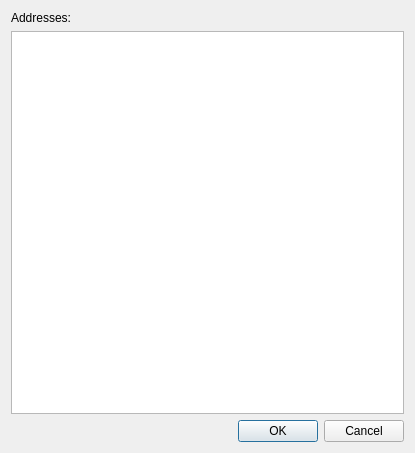
<?xml version="1.0" encoding="UTF-8"?>
<ui version="4.0">
 <class>QtDialogListWidget</class>
 <widget class="QDialog" name="Dialog">
  <property name="geometry">
   <rect>
    <x>0</x>
    <y>0</y>
    <width>415</width>
    <height>453</height>
   </rect>
  </property>
  <property name="windowTitle">
   <string>QtDialogListWidget</string>
  </property>
  <layout class="QGridLayout" name="gridLayout">
   <item row="2" column="0">
    <widget class="QDialogButtonBox" name="buttonBox">
     <property name="orientation">
      <enum>Qt::Horizontal</enum>
     </property>
     <property name="standardButtons">
      <set>QDialogButtonBox::Cancel|QDialogButtonBox::Ok</set>
     </property>
    </widget>
   </item>
   <item row="1" column="0">
    <widget class="QListWidget" name="listWidget"/>
   </item>
   <item row="0" column="0">
    <widget class="QLabel" name="label">
     <property name="text">
      <string>Addresses:</string>
     </property>
    </widget>
   </item>
  </layout>
 </widget>
 <resources/>
 <connections>
  <connection>
   <sender>buttonBox</sender>
   <signal>rejected()</signal>
   <receiver>Dialog</receiver>
   <slot>reject()</slot>
   <hints>
    <hint type="sourcelabel">
     <x>316</x>
     <y>260</y>
    </hint>
    <hint type="destinationlabel">
     <x>286</x>
     <y>274</y>
    </hint>
   </hints>
  </connection>
  <connection>
   <sender>buttonBox</sender>
   <signal>accepted()</signal>
   <receiver>Dialog</receiver>
   <slot>accept()</slot>
   <hints>
    <hint type="sourcelabel">
     <x>248</x>
     <y>254</y>
    </hint>
    <hint type="destinationlabel">
     <x>157</x>
     <y>274</y>
    </hint>
   </hints>
  </connection>
 </connections>
</ui>
